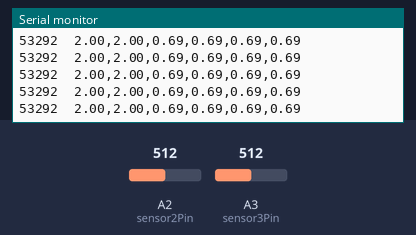
Recording of a sketch running on a simulated Arduino Uno, built with avr-gcc and run on an emulated ATmega328P. Parts: the last lines printed to the serial monitor. The test bench sets the inputs (shaded band); at power-on: A2 (sensor2Pin) = 512, A3 (sensor3Pin) = 512.

Above: at 1.2 s.
1.3 s: A2 (sensor2Pin) set to 221
At 1.36 s:
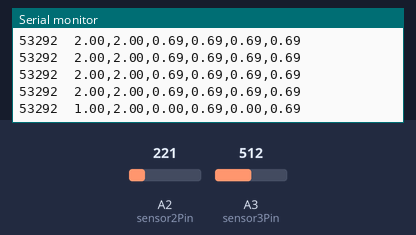
4.3 s: A2 (sensor2Pin) set to 191
At 4.41 s:
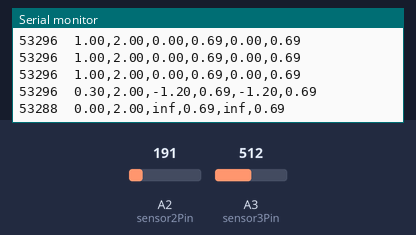
5.9 s: A3 (sensor3Pin) set to 214
At 5.92 s:
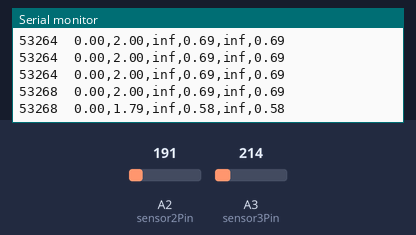
8.9 s: A3 (sensor3Pin) set to 196
At 9.0 s:
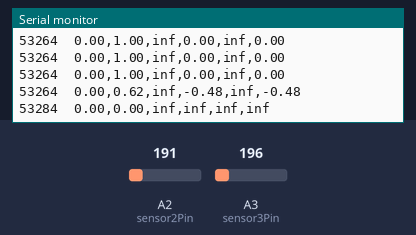
Timing chart, 0 to 11.9 s (numbered marks = the images above; inputs shaded):
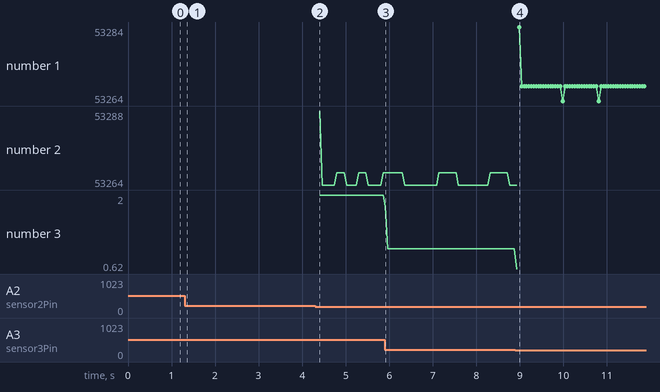

The sketch:

test.ino
```cpp
/*
Sending Data to Processing via the Serial Port
This sketch provides a basic framework to send data from Arduino to Processing over a Serial Port. This is a beginning level sketch.

Hardware:
* Sensors connected to Arduino input pins
* Arduino connected to computer via USB cord

Software:
*Arduino programmer
*Processing (download the Processing software here: https://www.processing.org/download/

Additional Libraries:
*Read about the Software Serial library here: http://arduino.cc/en/Reference/softwareSerial

Created 12 November 2014
By Elaine Laguerta
http://url/of/online/tutorial.cc
*/

/*To avoid overloading the Arduino memory, and to encourage portability to smaller microprocessors, this sketch
does not timestamp or transform data. In this tutorial, timestamping data is handled on the processing side.

Whether you process data on the Arduino side is up to you. Given memory limitations of the Arduino, even a few computations and mapping of values can
max out the memory and fail. I recommend doing as little as possible on the Arduino board.*/

#include <SoftwareSerial.h>
#include <math.h>

/*Declare your sensor pins as variables. I'm using Analog In pins 0 and 1. Change the names and numbers as needed
Pro tip: If you're pressed for memory, use #define to declare your sensor pins without using any memory. Just be careful that your pin name shows up NOWHERE ELSE in your sketch!
for more info, see: http://arduino.cc/en/Reference/Define
*/
int sensor1Pin = 0;
int sensor2Pin = A2;// sensor 1
int sensor3Pin = A3;// sensor 2

int v=200; //number of samples in a window of (0.1 second)

/*Create an array to store sensor values. I'm using floats. Floats use 4 bytes to represent numbers in exponential notation. Use int if you are representing whole numbers from -32,768 to 32,767.
For more info on the appropriate data type for your sensor values, check out the language reference on data type: http://arduino.cc/en/Reference/HomePage
Customize the array's size to be equal to your number of sensors.
*/
float sensorVal[] = {0,0,0};

/*Pro tip: if you have a larger number of sensors, you can use a for loop to initialize your sensor value array. Here's sample code (assuming you have 6 sensor values):
float sensorVals[6];
int i;
for (i=0; i&lt;6; i++)
{
sensorVals[i] = 0;
}
*/
 int count=0;

void setup(){
Serial.begin(9600); //This line tells the Serial port to begin communicating at 9600 bauds
}

//
void loop(){
//read each sensor value. We are assuming analog values. Customize as nessary to read all of your sensor values into the array. Remember to replace "sensor1Pin" and "sensor2Pin" with your actual pin names from above!
//sensorVal[0] = analogRead(sensor1Pin);
//

if(count==600) // loop control for 1 minute of measurement
while(1)
;
count++;
/*If you are reading digital values, use digitalRead() instead. Here's an example:
sensorVal[0] = digitalRead(sensor1Pin);
*/

  int counter=0;
  double rms1=0.0,rms2=0.0, sum1=0.0,sum2=0.0, val1=0.0,val2=0.0,log_rms1=0.0,log_rms2=0.0,log_rmsa=0.0,log_rmsb=0.0;
//print over the serial line to send to Processing. To work with the processisng sketch we provide, follow this easy convention: separate each sensor value with a comma, and separate each cycle of loop with a newline character.
//Remember to separate each sensor value with a comma. Print every value and comma using Serial.print(), except the last sensor value. For the last sensor value, use Serial.println()
 // Serial.print(400);
 // Serial.print("\t");
 // Serial.print(700);
 // Serial.print("\t");
  unsigned long elapsed;
  unsigned long startTime=micros();
  while (counter<v)
  {

      sensorVal[1] = analogRead(sensor2Pin)*5 /1024;

      sum1 = sum1 + sensorVal[1]*sensorVal[1];

      delay(0.25);

      sensorVal[2] = analogRead(sensor3Pin)*
      5/1024  ;
      sum2 = sum2 + sensorVal[2]*sensorVal[2];
    //Serial.print(counter);
    //Serial.print("\t");

    delay(0.25); //total delay of .5 millisecond of 2000 samples a second
    counter=counter + 1;

  }
  unsigned long currentTime=micros();
     elapsed=currentTime-startTime;
  Serial.print(elapsed);
  Serial.print("\t");
  log_rms1=0.5*(log(sum1)-log(v));
  log_rms2=0.5*(log(sum2)-log(v));
  val1=sum1/v;
  val2=sum2/v;
  rms1=sqrt(val1);
  rms2=sqrt(val2);
  log_rmsa=log(rms1);
  log_rmsb=log(rms2);
  Serial.print(rms1);
  Serial.print(",");
  Serial.print(rms2);
  Serial.print(",");
  Serial.print(log_rms1);
  Serial.print(",");
  Serial.print(log_rms2);
  Serial.print(",");
  Serial.print(log_rmsa);
  Serial.print(",");
  Serial.println(log_rmsb);

  //Serial.print("rms value:");
  //Serial.println(rms);
}
```

Measured:
- the behaviour switches between 205 and 204 on A2 (sensor2Pin) (found by bisection; images 1 and 2)
- the behaviour switches between 205 and 204 on A3 (sensor3Pin) (found by bisection; images 3 and 4)
- after the input at 1.3 s, the serial monitor: prints a new line after 0.05 s (image 1)
- after the input at 4.3 s, the serial monitor: prints a new line after 0.05 s (image 2)
- after the input at 5.9 s, the serial monitor: prints a new line at once (image 3)
- after the input at 8.9 s, the serial monitor: prints a new line at once (image 4)
- plotted number 3: 1 → 0.62 after the input at 8.9 s
